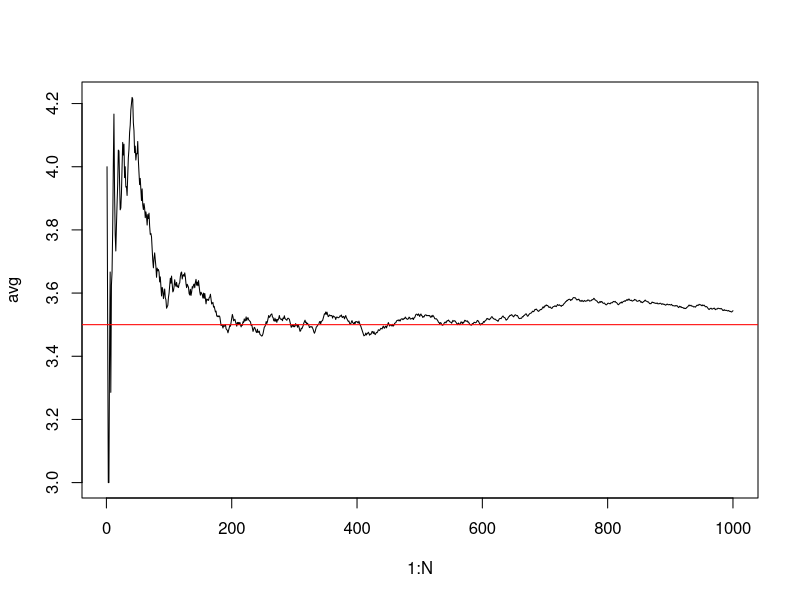
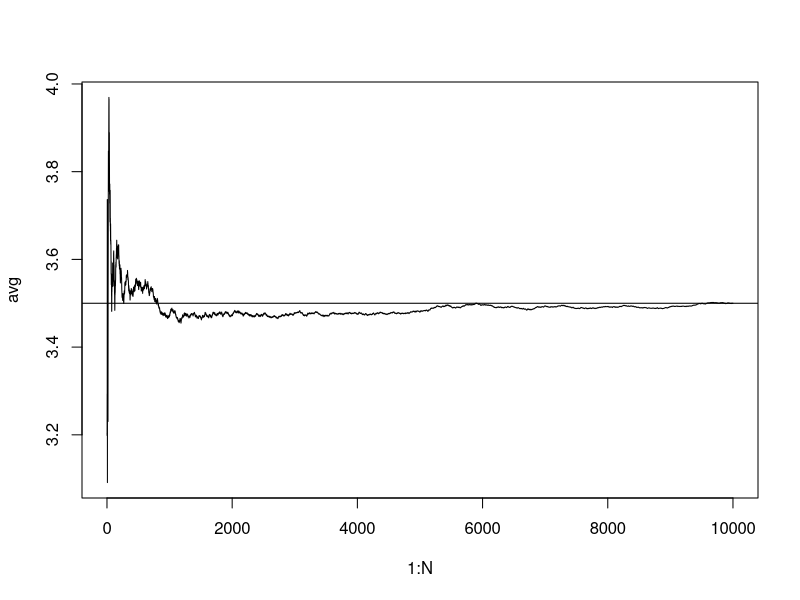
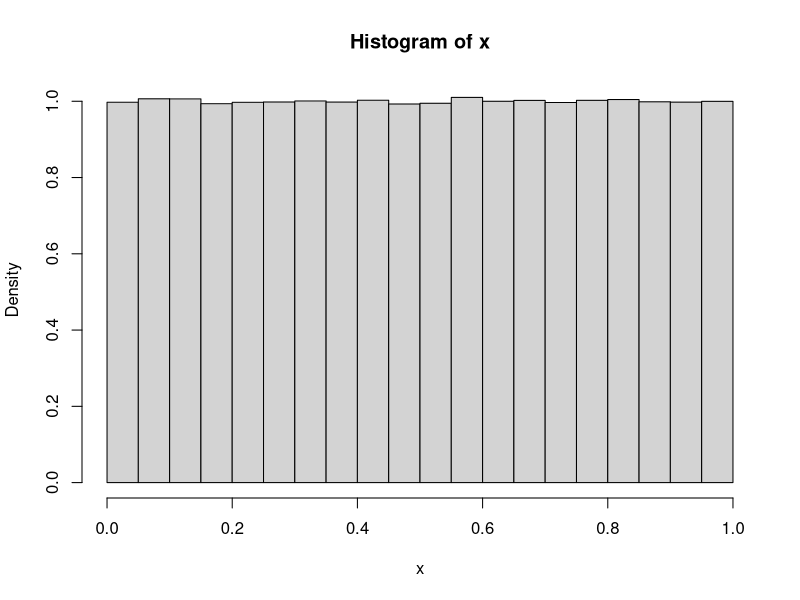
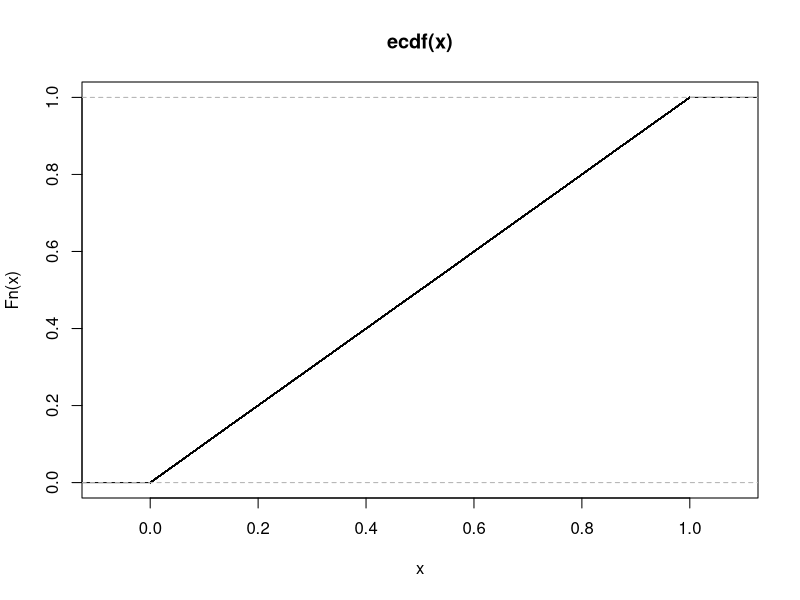

Write R code to recreate these figures, in order.
# Würfeln
N=1000
X = sample(1:6,N, replace = TRUE)
avg = cumsum(X)/1:N #Gleitender MW
plot(1:N, avg, type = 'l')
abline(h=3.5, col='red')

# Zahlen zwischen 1 und 6
N=10000
X = runif(N,1,6)
avg = cumsum(X)/1:N
plot(1:N, avg, type = 'l')
abline(h=3.5)

x = runif(1000000, min = 0, max =1)
# 
mean(x)      #Was kommt raus?
hist(x,30,freq = FALSE)   
plot(ecdf(x))

















